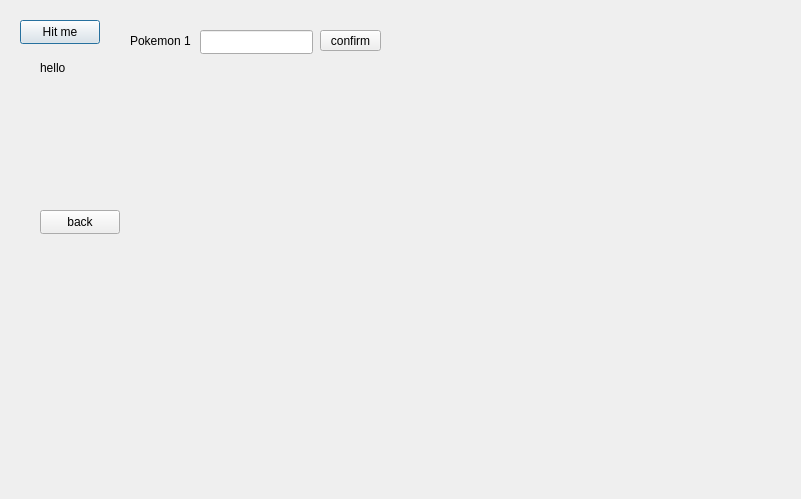
<?xml version="1.0" encoding="UTF-8"?>
<ui version="4.0">
 <class>createteam</class>
 <widget class="QDialog" name="createteam">
  <property name="geometry">
   <rect>
    <x>0</x>
    <y>0</y>
    <width>801</width>
    <height>499</height>
   </rect>
  </property>
  <property name="windowTitle">
   <string>Dialog</string>
  </property>
  <widget class="QPushButton" name="pushButton">
   <property name="geometry">
    <rect>
     <x>20</x>
     <y>20</y>
     <width>80</width>
     <height>24</height>
    </rect>
   </property>
   <property name="text">
    <string>Hit me</string>
   </property>
  </widget>
  <widget class="QLabel" name="label1">
   <property name="geometry">
    <rect>
     <x>40</x>
     <y>60</y>
     <width>49</width>
     <height>16</height>
    </rect>
   </property>
   <property name="text">
    <string>hello</string>
   </property>
  </widget>
  <widget class="QPushButton" name="back">
   <property name="geometry">
    <rect>
     <x>40</x>
     <y>210</y>
     <width>80</width>
     <height>24</height>
    </rect>
   </property>
   <property name="text">
    <string>back</string>
   </property>
  </widget>
  <widget class="QLineEdit" name="lineEdit">
   <property name="geometry">
    <rect>
     <x>200</x>
     <y>30</y>
     <width>113</width>
     <height>24</height>
    </rect>
   </property>
  </widget>
  <widget class="QLabel" name="label">
   <property name="geometry">
    <rect>
     <x>130</x>
     <y>30</y>
     <width>71</width>
     <height>21</height>
    </rect>
   </property>
   <property name="text">
    <string>Pokemon 1</string>
   </property>
  </widget>
  <widget class="QPushButton" name="pokemon1">
   <property name="geometry">
    <rect>
     <x>320</x>
     <y>30</y>
     <width>61</width>
     <height>21</height>
    </rect>
   </property>
   <property name="text">
    <string>confirm</string>
   </property>
  </widget>
  <widget class="miwidget" name="widget" native="true">
   <property name="geometry">
    <rect>
     <x>-1</x>
     <y>-1</y>
     <width>801</width>
     <height>541</height>
    </rect>
   </property>
  </widget>
  <zorder>widget</zorder>
  <zorder>pushButton</zorder>
  <zorder>label1</zorder>
  <zorder>back</zorder>
  <zorder>lineEdit</zorder>
  <zorder>label</zorder>
  <zorder>pokemon1</zorder>
 </widget>
 <customwidgets>
  <customwidget>
   <class>miwidget</class>
   <extends>QWidget</extends>
   <header location="global">miwidget.h</header>
   <container>1</container>
  </customwidget>
 </customwidgets>
 <resources/>
 <connections/>
</ui>
